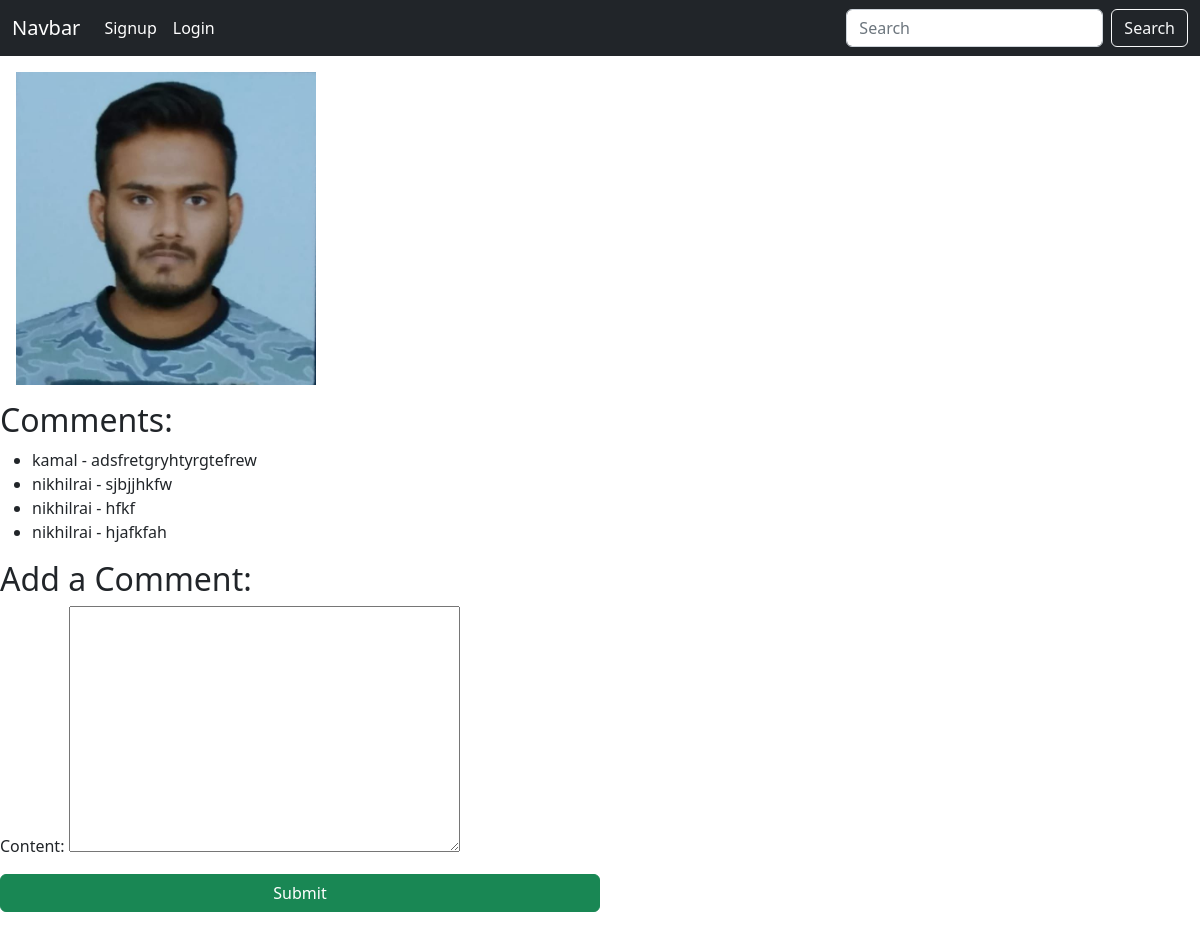
Screenshot of /image/1/ with the database file from the repository.
### mainapp/models.py (models this page shows, shortened)
class Image(models.Model):
    image = models.ImageField(upload_to='images/')
    location = models.CharField(max_length=100)
    uploader = models.ForeignKey(User, on_delete=models.CASCADE)

class Comment(models.Model):
    image = models.ForeignKey(Image, on_delete=models.CASCADE, related_name='comments')
    user = models.ForeignKey(User, on_delete=models.CASCADE, default=None)
    content = models.TextField()
    created_at = models.DateTimeField(auto_now_add=True)

### mainapp/views.py (the view)
# urls.py: path('image/<int:image_id>/', views.image_detail, name='image_detail'),
def image_detail(request, image_id):
    image = get_object_or_404(Image, pk=image_id)
    comments = image.comments.all()
    if request.method == 'POST':
        form = CommentForm(request.POST)
        if form.is_valid():
            comment = form.save(commit=False)
            comment.image = image
            comment.user = request.user
            comment.save()
            return redirect("/", image_id=image_id)
    else:
        form = CommentForm()
    return render(request, 'image_detail.html', {'image': image, 'comments': comments, 'form': form})

### mainapp/forms.py
class CommentForm(forms.ModelForm):
    class Meta:
        model = Comment
        fields = ['content']

### mainapp/templates/image_detail.html (shortened to what this page needs)
{% extends 'base.html' %}
{% block content %}
  <img src="{{ image.image.url }}" alt="Location Image" class="w-25 m-3">
  <h2>Comments:</h2>
  <ul>
    {% for comment in comments %}
      <li>{{ comment.user.username }} - {{ comment.content }}</li>
    {% empty %}
      <li>No comments yet.</li>
    {% endfor %}
  </ul>
  <h2>Add a Comment:</h2>
  <form method="POST" action="{% url 'image_detail' image_id=image.id %}">
    {{ form.as_p }}
    <button type="submit" class="btn btn-success w-50 mb-5">Submit</button>
  </form>
{% endblock %}

### rows the page displays
Image: image (picture)
Comment: user.username "kamal", content "adsfretgryhtyrgtefrew"
Comment: user.username "nikhilrai", content "sjbjjhkfw"
Comment: user.username "nikhilrai", content "hfkf"
Comment: user.username "nikhilrai", content "hjafkfah"
